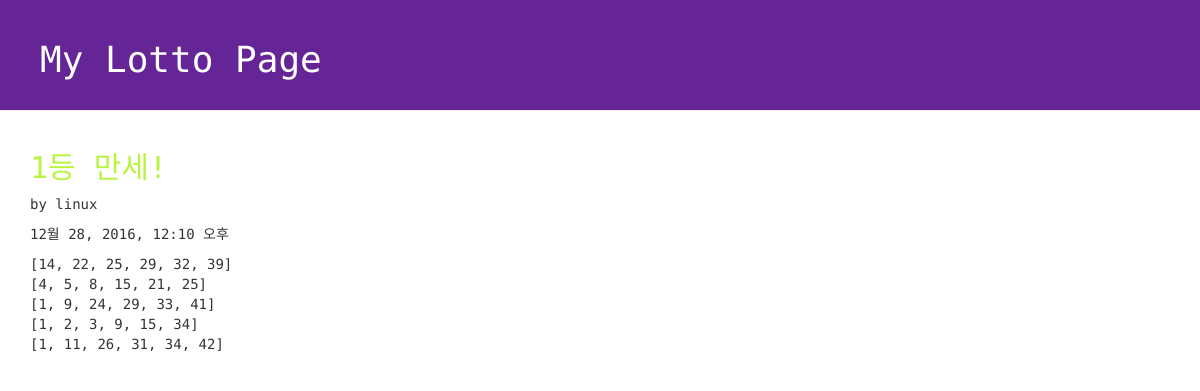
Screenshot of /lotto/1/detail/ with the database file from the repository.
### lotto/models.py (models this page shows, shortened)
class GuessNumbers(models.Model):
    name = models.CharField(max_length = 24)
    lottos = models.CharField(max_length = 255, default = '[1,2,3,4,5,6]')
    text = models.CharField(max_length = 255)
    num_lotto = models.IntegerField(default = 5)
    update_date = models.DateTimeField()

### lotto/views.py (the view)
# urls.py: url(r'^lotto/(?P<lottokey>[0-9]+)/detail/$', views.detail, name='detail'),
def detail(request, lottokey):
    lotto = GuessNumbers.objects.get(pk = lottokey)
    return render(request, "lotto/detail.html", {"lotto": lotto})

### lotto/templates/lotto/detail.html (shortened to what this page needs)
<!DOCTYPE html>
{% load staticfiles %}
<html lang="ko">
<head>
  <link rel="stylesheet" href="//maxcdn.bootstrapcdn.com/bootstrap/3.2.0/css/bootstrap.min.css">
  <link rel="stylesheet" href="//maxcdn.bootstrapcdn.com/bootstrap/3.2.0/css/bootstrap-theme.min.css">
  <link rel="stylesheet" href="{% static 'css/lotto.css'%}">
</head>
<body>
  <div class="page-header">
  <h1>My Lotto Page</h1>
  </div>
  <div class="container lotto">
    <h2>{{lotto.text}}</h2>
    <p> by {{lotto.name}}</p>
    <p> {{lotto.update_date}}</p>
    <p> {{lotto.lottos|linebreaksbr}}</p>
  </div>
</body>
</html>

### lotto/static/css/lotto.css (style rules this page uses)
.page-header { background-color: #652596; margin-top: 0; padding: 20px 20px 20px 40px; font-family: 'Space Mono', monospace; }
.page-header h1 { color: #FFFFFF; }
.container { font-family: 'Space Mono', monospace; }
.container h2 { color: #b9f442; }

### rows the page displays
GuessNumbers: text "1등 만세!", name "linux", update_date "12월 28, 2016, 12:10 오후", lottos "[14, 22, 25, 29, 32, 39] [4, 5, 8, 15, 21, 25] [1, 9, 24, 29, 33, 41] [1, 2, 3, 9, 15, 34] [1, 11, 26, 31, 34, 42]"
